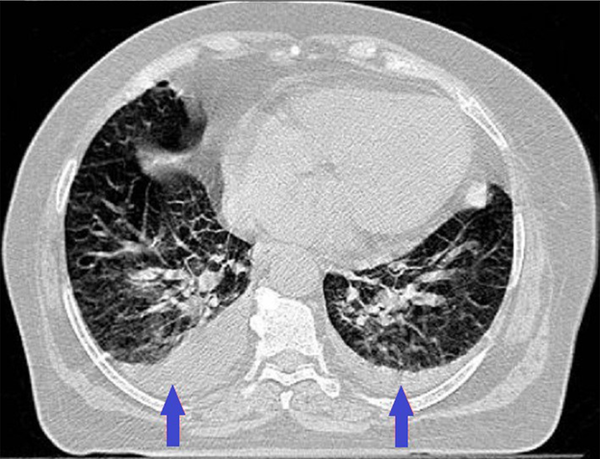
#> input picture EBS Figure/Original Picture/ct3.png, 600 x 459 px, found by its file name
$ python 'OTSU KAPUR.py'
#> lines starting #> are read from the running program, lines starting #| are printed output that depends on the picture; after the words box and inside, x2 and y2 are one past the last pixel; in counts of white or black regions, pixels touching at a corner belong together; long printed decimals are rounded
import numpy as np
import cv2
import os

# --- (keep calculate_histogram_and_probs unchanged) ---
def calculate_histogram_and_probs(image_path):
    try:
        img = cv2.imread(image_path, cv2.IMREAD_GRAYSCALE)
#> img: shape (459, 600); min 0, max 255, mean 138.2
        if img is None:
            print(f"Error: Failed to load image from {image_path}")
            return None, None
        hist = cv2.calcHist([img], [0], None, [256], [0, 256])
#> hist = 256 values, max 22133 at index 1, min 191 at index 131, mean 1075.8
        total_pixels = img.shape[0] * img.shape[1]
#> total_pixels = 275400
        probs = hist.ravel() / total_pixels
#> probs = 256 values, max 0.0804 at index 1, min 0.000694 at index 131, mean 0.00391
        return probs, total_pixels
    except Exception as e:
        print(f"Error while computing histogram: {e}")
        return None, None

# --- Fitness for single threshold ---

def otsu_fitness_single(t, probs):
    """Calculate Otsu's between-class variance at threshold t"""
    L = 256
    total_mean = np.sum(np.arange(L) * probs)
    t_int = int(np.round(t)) # Ensure threshold is integer index

    # Background: 0 to t-1
    prob_bg = np.sum(probs[:t_int])
    mean_bg = np.sum(np.arange(t_int) * probs[:t_int]) / prob_bg if prob_bg > 0 else 0

    # Foreground: t to L-1
    prob_fg = np.sum(probs[t_int:])
    mean_fg = np.sum(np.arange(t_int, L) * probs[t_int:]) / prob_fg if prob_fg > 0 else 0

    # Between-class variance (paper Eq. 8)
    variance = prob_bg * ((mean_bg - total_mean) ** 2) + prob_fg * ((mean_fg - total_mean) ** 2)
    # Or simplified form (paper Eq. 11)
    # variance = prob_bg * (mean_bg ** 2) + prob_fg * (mean_fg ** 2) # Used for multi-threshold version
    return variance

def kapur_fitness_single(t, probs):
    """Calculate Kapur's entropy at threshold t"""
    L = 256
    t_int = int(np.round(t))

    # Background entropy H(A) (like Eq. 17)
    prob_bg = np.sum(probs[:t_int])
    entropy_bg = 0
    if prob_bg > 0:
        non_zero_probs_bg = probs[:t_int][probs[:t_int] > 0]
        entropy_bg = -np.sum((non_zero_probs_bg / prob_bg) * np.log(non_zero_probs_bg / prob_bg))

    # Foreground entropy H(B) (like Eq. 18)
    prob_fg = np.sum(probs[t_int:])
    entropy_fg = 0
    if prob_fg > 0:
        non_zero_probs_fg = probs[t_int:][probs[t_int:] > 0]
        entropy_fg = -np.sum((non_zero_probs_fg / prob_fg) * np.log(non_zero_probs_fg / prob_fg))

    # Total entropy H(A)+H(B) (Eq. 19)
    return entropy_bg + entropy_fg

def modified_otsu_fitness_single(t, probs):
    """Calculate the improved Otsu fitness at threshold t"""
    f_otsu = otsu_fitness_single(t, probs)
    f_kapur = kapur_fitness_single(t, probs)
    epsilon = 1e-6
    # Ensure Kapur entropy is positive
    fitness = f_otsu * max(f_kapur, epsilon)
    return fitness

# --- Exhaustive search for best threshold ---
def find_optimal_single_threshold(probs, fitness_func):
    """
    Loop through all possible thresholds (1–254) to find the one that maximizes the fitness function.

    Args:
    probs (np.array): Image probability distribution.
    fitness_func (function): Fitness function to use
                             (e.g., otsu_fitness_single, kapur_fitness_single, etc.).

    Returns:
    tuple: (Best threshold, maximum fitness value)
    """
    best_threshold = -1
    max_fitness = -np.inf
    # Loop over possible thresholds (skip 0, 255)
    for t in range(1, 255):
        current_fitness = fitness_func(t, probs)
        if current_fitness > max_fitness:
            max_fitness = current_fitness
            best_threshold = t
    return best_threshold, max_fitness

# --- Binarization function ---
def segment_image_binary(image_path, threshold):
    """
    Perform binary segmentation on an image using a single threshold.

    Args:
        image_path (str): Path to the image.
        threshold (int): Threshold value for segmentation.

    Returns:
        numpy.ndarray: Binarized image (e.g., values 0 and 255).
    """
    try:
        img = cv2.imread(image_path, cv2.IMREAD_GRAYSCALE)
        if img is None:
            print(f"Error: Failed to read image at {image_path}")
            return None

        # Apply threshold (see Eq. 1)
        # Pixels < threshold to 0 (background)
        # Pixels >= threshold to 255 (foreground)
        _, segmented_img = cv2.threshold(img, threshold, 255, cv2.THRESH_BINARY)

        # Or customize segmentation values
        # segmented_img = np.zeros_like(img)
        # segmented_img[img < threshold] = 0  (background)
        # segmented_img[img >= threshold] = 255 (foreground)

        return segmented_img

    except Exception as e:
        print(f"Binary segmentation error: {e}")
        return None

# --- Main program ---
if __name__ == "__main__":
    image_file = 'C:/Users/charlietommy/Desktop/Revise/add new method/One threshold/ct3.png' # <--- Your image path

    probs, total_pixels = calculate_histogram_and_probs(image_file)
#> total_pixels = 275400

    if probs is not None:
        print(f"Image: {image_file}\n")

        # --- Method 1: Search best threshold ---
        print("--- Using Exhaustive Search ---")
        otsu_t, otsu_f = find_optimal_single_threshold(probs, otsu_fitness_single)
#> the loop in find_optimal_single_threshold, `for t in range(1, 255):` made 254 passes
#> (current_fitness, max_fitness) on passes 1 to 12: (392.8, 392.8), (2109.5, 2109.5), (2454.8, 2454.8), (2684.2, 2684.2), (2832.9, 2832.9), (2951, 2951), (3045.3, 3045.3), (3130.7, 3130.7), (3248.7, 3248.7), (3312.4, 3312.4), (3371.5, 3371.5), (3424.2, 3424.2)
#> (current_fitness, max_fitness) on passes 61 to 66: (5091.3, 5091.3), (5108.7, 5108.7), (5126, 5126), (5143.6, 5143.6), (5158.8, 5158.8), (5173.7, 5173.7)
#> after the loop in find_optimal_single_threshold, `for t in range(1, 255):`: best_threshold = 108; max_fitness = 5458.5
#> otsu_t = 108; otsu_f = 5458.5
        print(f"Otsu (Exhaustive Search): Best Threshold = {otsu_t}, Fitness = {otsu_f}")
#| Otsu (Exhaustive Search): Best Threshold = 108, Fitness = 5458.506

        kapur_t, kapur_f = find_optimal_single_threshold(probs, kapur_fitness_single)
#> the loop in find_optimal_single_threshold (call 2), `for t in range(1, 255):` made 254 passes
#> (current_fitness, max_fitness) on passes 1 to 7: (4.99, 4.99), (5.62, 5.62), (5.94, 5.94), (6.15, 6.15), (6.29, 6.29), (6.39, 6.39), (6.48, 6.48)
#> (current_fitness, max_fitness) on passes 8 to 13: (6.56, 6.56), (6.65, 6.65), (6.71, 6.71), (6.76, 6.76), (6.8, 6.8), (6.85, 6.85)
        print(f"Kapur (Exhaustive Search): Best Threshold = {kapur_t}, Fitness = {kapur_f}")
#| Kapur (Exhaustive Search): Best Threshold = 163, Fitness = 8.633

        mod_otsu_t, mod_otsu_f = find_optimal_single_threshold(probs, modified_otsu_fitness_single)
        print(f"Modified Otsu (Exhaustive Search): Best Threshold = {mod_otsu_t}, Fitness = {mod_otsu_f}")
#| Modified Otsu (Exhaustive Search): Best Threshold = 120, Fitness = 46161.332
        print("-" * 20)

        # --- Method 2: Use OpenCV Otsu ---
        img_for_otsu = cv2.imread(image_file, cv2.IMREAD_GRAYSCALE)

        if img_for_otsu is not None:
            opencv_otsu_t, _ = cv2.threshold(img_for_otsu, 0, 255, cv2.THRESH_BINARY + cv2.THRESH_OTSU)
            print(f"OpenCV Standard Otsu: Best Threshold = {int(opencv_otsu_t)}")
#| OpenCV Standard Otsu: Best Threshold = 107
            print("-" * 20)
        else:
            # Use previous threshold if read fails
            opencv_otsu_t = otsu_t
            print("Warning: Failed to load image for OpenCV Otsu computation. Falling back to result from exhaustive search.")
            print("-" * 20)


        # --- Choose a threshold to apply ---
        chosen_threshold = mod_otsu_t # <--- Change threshold here if needed
        print(f"\nProceeding with threshold {chosen_threshold} (selected from Modified Otsu via exhaustive search) for segmentation and saving...")
#> (printed output is left out)

        # --- Perform binarization ---
        segmented = segment_image_binary(image_file, chosen_threshold)
#> in segment_image_binary, `_, segmented_img = cv2.threshold(img, threshold, 255, cv2.THRESH_BINARY)`:
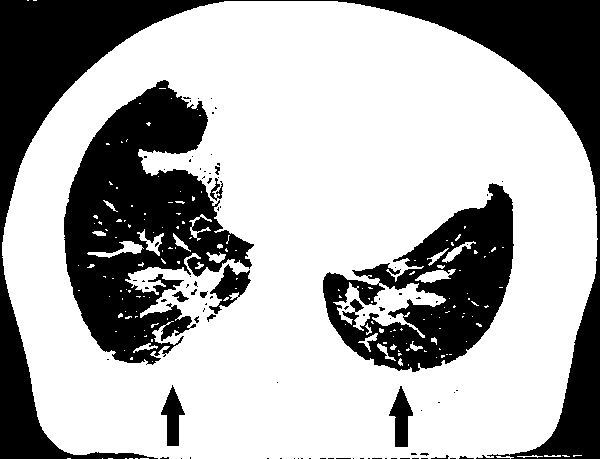
#> segmented_img: shape (459, 600); 67.9% white; 88 black regions (75 under 20 px), largest, box (x1, y1, x2, y2) and area: (0, 0, 600, 459) 41317, (64, 80, 254, 365) 27378, (323, 183, 514, 372) 16672

        # --- Save to desktop ---
        if segmented is not None:
            # Try saving image to desktop
            try:
                # 1. Get desktop path
                desktop_path = os.path.join(os.path.expanduser('~'), 'Desktop')

                # 2. Define output filename
                base_filename = os.path.basename(image_file)
                name_part, ext_part = os.path.splitext(base_filename)
                output_filename = f"{name_part}_binary_segmented_T{chosen_threshold}.png"

                # 3. Join to full save path
                full_output_path = os.path.join(desktop_path, output_filename)

                # 4. Save with cv2.imwrite
                success = cv2.imwrite(full_output_path, segmented)

                # 5. Handle save result
                if success:
                    print(f"\nThe binarized image has been successfully saved to the desktop:")
                    print(full_output_path)
#> (printed output is left out)
                else:
                    # If saving to desktop fails
                    print(f"\nError: Failed to save image to desktop path {full_output_path}.")
                    # Try saving to current folder
                    print("Trying to save in current directory...")
                    fallback_path = output_filename # Use same filename
                    try:
                        fallback_success = cv2.imwrite(fallback_path, segmented)
                        if fallback_success:
                            print(f"Image successfully saved to current directory: {os.path.abspath(fallback_path)}")
                        else:
                            print("Failed to save in current directory. Check permissions or path.")
                    except Exception as fallback_e:
                        print(f"Error occurred during fallback save attempt: {fallback_e}")

            # Handle other exceptions (e.g., path error)
            except Exception as e:
                print(f"\nAn error occurred while saving the image to the desktop: {e}")
                # Also try fallback option
                fallback_path = output_filename # Assume output_filename is still valid
                try:
                    print("Trying to save in the current directory...")
                    fallback_success = cv2.imwrite(fallback_path, segmented)
                    if fallback_success:
                        print(f"After the error, the image was saved to the current directory: {os.path.abspath(fallback_path)}")
                    else:
                        print("After the error, saving to the current directory also failed.")
                except Exception as fallback_e:
                    print(f"An error also occurred during the fallback save attempt: {fallback_e}")

        # If segmentation failed
        else:
            print("Binary segmentation failed. Unable to save the image.")

    # If segmentation failed
    else:
        print("Image processing failed.")
